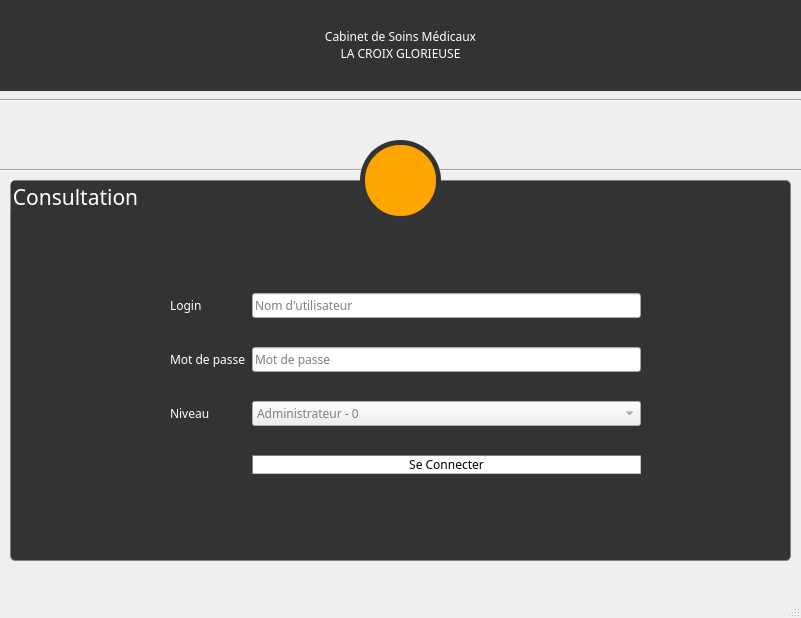
<?xml version="1.0" encoding="UTF-8"?>
<ui version="4.0">
 <class>LoginWindow</class>
 <widget class="QMainWindow" name="LoginWindow">
  <property name="geometry">
   <rect>
    <x>0</x>
    <y>0</y>
    <width>801</width>
    <height>618</height>
   </rect>
  </property>
  <property name="windowTitle">
   <string>Cabinet de Soins Médicaux la Croix Glorieuse</string>
  </property>
  <property name="windowIcon">
   <iconset>
    <normaloff>img/inventory.png</normaloff>img/inventory.png</iconset>
  </property>
  <property name="styleSheet">
   <string notr="true">*{
	font-family: Century Gothic;
}

QGroupBox{
	background-color:#333;
	color: #fff;
	border-radius: 5px;
	border: 1px solid gray;
	font: 14pt &quot;Montserrat&quot;;
}

QPushButton{
	border-radius: 10px;
	background-color: white;
	border: 1px inset gray;
}

QPushButton:hover{
	border-radius: 5px;
	background-color: orange;
	border: 1px inset gray;
	color: white;
}

QLabel{
	color: white;
	/*border-bottom: 1px solid white;
	border-bottom-color:1px solid rgb(255, 255, 255);*/
}

QToolButton{
	border-radius: 40px;
	background-color:orange;
	border: 5px solid #333;
}
QComboBox{
	color: gray;
}</string>
  </property>
  <widget class="QWidget" name="centralwidget">
   <widget class="QGroupBox" name="groupBox">
    <property name="geometry">
     <rect>
      <x>10</x>
      <y>180</y>
      <width>781</width>
      <height>381</height>
     </rect>
    </property>
    <property name="font">
     <font>
      <family>Montserrat</family>
      <pointsize>16</pointsize>
      <weight>9</weight>
      <italic>false</italic>
      <bold>false</bold>
     </font>
    </property>
    <property name="styleSheet">
     <string notr="true">font: 75 16pt &quot;Montserrat&quot;;</string>
    </property>
    <property name="title">
     <string>Consultation</string>
    </property>
    <property name="alignment">
     <set>Qt::AlignLeading|Qt::AlignLeft|Qt::AlignVCenter</set>
    </property>
    <widget class="QWidget" name="gridLayoutWidget">
     <property name="geometry">
      <rect>
       <x>160</x>
       <y>90</y>
       <width>471</width>
       <height>231</height>
      </rect>
     </property>
     <layout class="QGridLayout" name="gridLayout">
      <item row="0" column="0">
       <widget class="QLabel" name="login_lbl">
        <property name="styleSheet">
         <string notr="true"/>
        </property>
        <property name="text">
         <string>Login</string>
        </property>
       </widget>
      </item>
      <item row="1" column="1">
       <widget class="QLineEdit" name="mdp_lineEdit">
        <property name="echoMode">
         <enum>QLineEdit::Password</enum>
        </property>
        <property name="placeholderText">
         <string>Mot de passe</string>
        </property>
       </widget>
      </item>
      <item row="2" column="0">
       <widget class="QLabel" name="user_level_lbl">
        <property name="text">
         <string>Niveau</string>
        </property>
       </widget>
      </item>
      <item row="0" column="1">
       <widget class="QLineEdit" name="login_lineEdit">
        <property name="placeholderText">
         <string>Nom d'utilisateur</string>
        </property>
       </widget>
      </item>
      <item row="1" column="0">
       <widget class="QLabel" name="mdp_lbl">
        <property name="text">
         <string>Mot de passe</string>
        </property>
       </widget>
      </item>
      <item row="2" column="1">
       <widget class="QComboBox" name="comboBox_niveau">
        <item>
         <property name="text">
          <string>Administrateur - 0</string>
         </property>
        </item>
        <item>
         <property name="text">
          <string>Supervieur - 1</string>
         </property>
        </item>
        <item>
         <property name="text">
          <string>Utilisateur - 2</string>
         </property>
        </item>
       </widget>
      </item>
      <item row="3" column="1">
       <widget class="QPushButton" name="cx_btn">
        <property name="text">
         <string>Se Connecter</string>
        </property>
       </widget>
      </item>
     </layout>
    </widget>
   </widget>
   <widget class="QToolButton" name="toolButton">
    <property name="geometry">
     <rect>
      <x>360</x>
      <y>140</y>
      <width>81</width>
      <height>81</height>
     </rect>
    </property>
    <property name="text">
     <string/>
    </property>
    <property name="icon">
     <iconset>
      <normaloff>img/defaultProfileSqare.png</normaloff>img/defaultProfileSqare.png</iconset>
    </property>
    <property name="iconSize">
     <size>
      <width>58</width>
      <height>58</height>
     </size>
    </property>
   </widget>
   <widget class="Line" name="line">
    <property name="geometry">
     <rect>
      <x>0</x>
      <y>90</y>
      <width>801</width>
      <height>20</height>
     </rect>
    </property>
    <property name="orientation">
     <enum>Qt::Horizontal</enum>
    </property>
   </widget>
   <widget class="QLabel" name="label">
    <property name="geometry">
     <rect>
      <x>0</x>
      <y>0</y>
      <width>801</width>
      <height>91</height>
     </rect>
    </property>
    <property name="styleSheet">
     <string notr="true">background-color: rgb(51, 51, 51);
font: 81 22pt &quot;Montserrat ExtraBold&quot;;</string>
    </property>
    <property name="text">
     <string>&lt;html&gt;&lt;head/&gt;&lt;body&gt;&lt;div align=&quot;center&quot;&gt;Cabinet de Soins Médicaux&lt;/div&gt;&lt;div align=&quot;center&quot;&gt;LA CROIX GLORIEUSE&lt;/div&gt;&lt;/body&gt;&lt;/html&gt;</string>
    </property>
    <property name="alignment">
     <set>Qt::AlignCenter</set>
    </property>
   </widget>
   <widget class="Line" name="line_2">
    <property name="geometry">
     <rect>
      <x>0</x>
      <y>160</y>
      <width>801</width>
      <height>20</height>
     </rect>
    </property>
    <property name="orientation">
     <enum>Qt::Horizontal</enum>
    </property>
   </widget>
   <zorder>line_2</zorder>
   <zorder>groupBox</zorder>
   <zorder>toolButton</zorder>
   <zorder>line</zorder>
   <zorder>label</zorder>
  </widget>
  <widget class="QMenuBar" name="menubar">
   <property name="geometry">
    <rect>
     <x>0</x>
     <y>0</y>
     <width>801</width>
     <height>23</height>
    </rect>
   </property>
  </widget>
  <widget class="QStatusBar" name="statusbar"/>
 </widget>
 <resources/>
 <connections/>
</ui>
